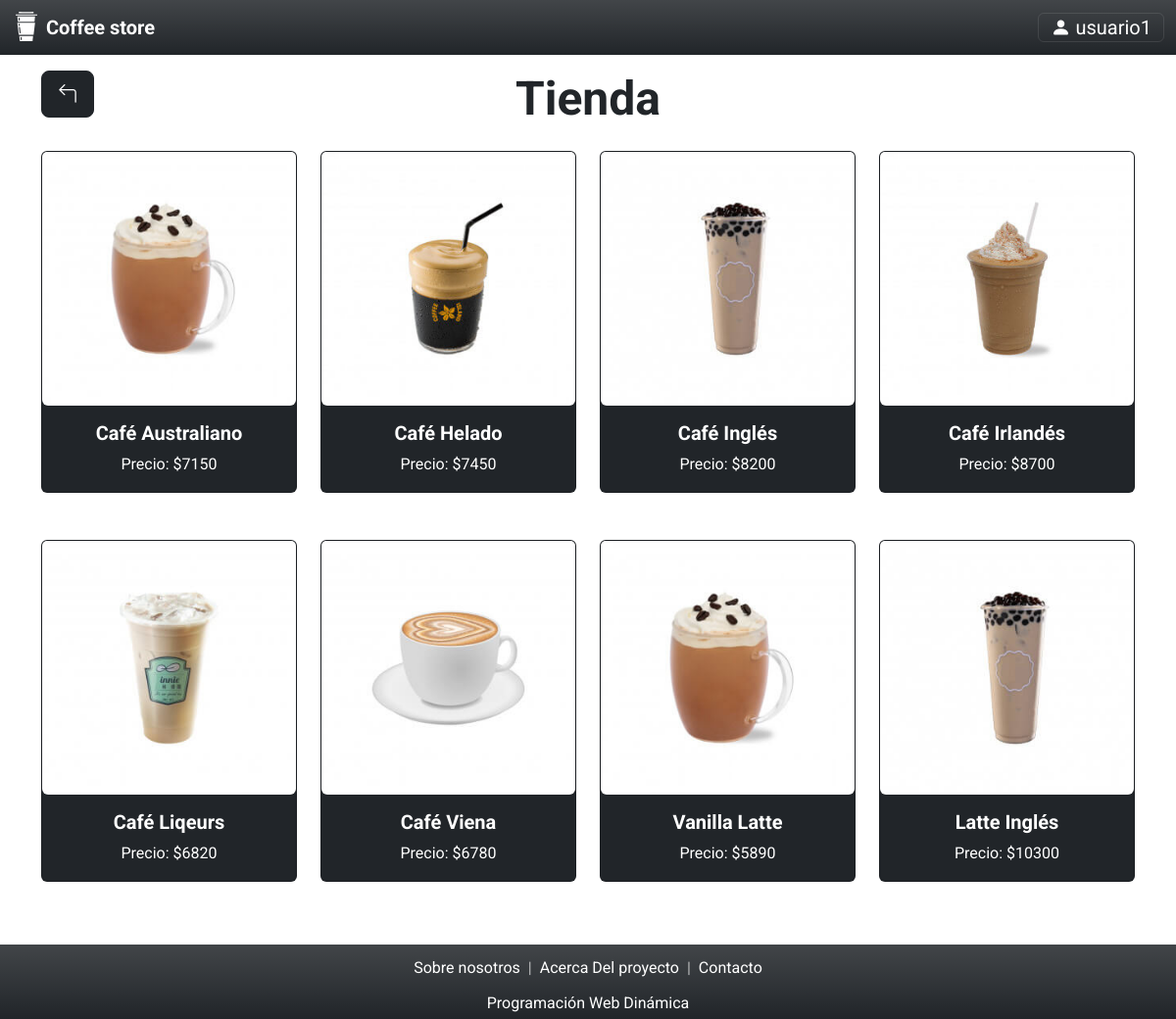
The page /vista/paginas/tienda.php?idrol=3 (signed in) on the database its author committed.
### tables this page shows
CREATE TABLE `usuario` (
  `idusuario` bigint(20) NOT NULL,
  `usnombre` varchar(50) NOT NULL,
  `uspass` varchar(32) NOT NULL,
  `usmail` varchar(50) NOT NULL,
  `usdeshabilitado` timestamp NULL DEFAULT NULL
);

CREATE TABLE `producto` (
  `idproducto` bigint(20) NOT NULL,
  `pronombre` varchar(100) NOT NULL,
  `prodetalle` varchar(512) NOT NULL,
  `proprecio` int(11) NOT NULL,
  `prodeshabilitado` timestamp NULL DEFAULT current_timestamp(),
  `procantstock` int(11) NOT NULL
);

### vista/paginas/tienda.php (the view, shortened to what the rows shown need)
<?php
include_once("../estructura/encabezadoPrivado.php");
if (!$permiso) {
    echo "<a class='btn btn-lg btn-dark text-center text-white float-start position-absolute d-flex justify-content-start mt-2' href='inicio.php'><i class='bi bi-arrow-90deg-left'></i></a>";
    echo "<br><br><br><h1 class='display-5 pb-3 fw-bold'>No puede acceder a la tienda ya que no tiene los permisos necesarios en su rol o el menú se encuentra deshabilitado.</h1>";
} else {
?>
    <h1 class="display-5 pb-3 fw-bold">Tienda</h1>
    <?php
    $objAbmProducto = new AbmProducto();
    $arregloProductos = $objAbmProducto->buscar(NULL);
    echo '<div class="row text-center">';
    foreach ($arregloProductos as $producto) {
        if ($producto->getProdeshabilitado() == NULL && $producto->getProcantstock() > 0) {
            echo "<div class='col-3 mb-5'>";
            echo "    <div class='card text-white bg-dark'>";
            $archivo = "../img/productos/" . $producto->getIdproducto() . ".jpg";
            if (file_exists($archivo)) {
                echo "    <img src='../img/productos/" . $producto->getIdproducto() . ".jpg' class='card-img-top rounded-bottom' alt='articulo de tienda'>";
            } else {
                echo "    <img src='../img/productos/0.jpg' class='card-img-top rounded-bottom' alt='articulo de tienda'>";
            }
            echo "        <div class='card-body'>";
            echo "            <h5 class='card-title fw-bolder'>" . $producto->getPronombre() . "</h5>";
            echo "            <p class='card-text'>Precio: $" . $producto->getProprecio() . "</p>";
            echo "        </div>";
            echo "    </div>";
            echo "</div>";
        }
    }
    echo '</div>';
    ?>
<?php
}
include_once("../estructura/pie.php");
?>

### vista/estructura/encabezadoPrivado.php (shortened to what the rows shown need)
<!DOCTYPE html>
<html lang="en">
<head>
    <link rel="stylesheet" href="../css/style.css">
    <link rel="stylesheet" href="../../util/jquery-easyui-1.10.17/themes/black/easyui.css">
    <link rel="stylesheet" href="../../util/jquery-easyui-1.10.17/themes/icon.css">
    <link rel="stylesheet" href="https://cdn.jsdelivr.net/npm/bootstrap-icons@1.11.1/font/bootstrap-icons.css">
    <link href="https://cdn.jsdelivr.net/npm/bootstrap@5.3.2/dist/css/bootstrap.min.css" rel="stylesheet">
</head>
<body>
    <?php
    $datos = data_submitted();
    $sesionActual = new Session();
    $roles = $sesionActual->getRol() ?? [];
    $rolActivo = NULL;
    if (count($roles) > 0) {
        if (isset($datos["idrol"])) {
            $sesionActual->establecerRolActivo($datos["idrol"]);
            $rolActivo = $sesionActual->obtenerRolActivo();
        } else {
            $rolActivo = $sesionActual->obtenerRolActivo();
        }
        $objAbmMenuRol = new AbmMenuRol();
        $arregloMenu = $objAbmMenuRol->buscar(['idrol' => $rolActivo->getIdrol()]);
        if (count($arregloMenu) > 0) {
            $ObjAbmMenu = new AbmMenu();
            $arregloMenuPadre = $ObjAbmMenu->buscar(['idmenu' => $rolActivo->getIdrol()]);
            if (is_array($arregloMenuPadre) && count($arregloMenuPadre) > 0) {
                $idMenuPadre = $arregloMenuPadre[0]->getIdmenu();
                $arregloSubMenu = $ObjAbmMenu->buscar(['idpadre' => $idMenuPadre]);
            } else {
                $arregloSubMenu = [];
            }
        } else {
            $arregloSubMenu = [];
        }
    } else {
        header("Location:../accion/cerrarSesion.php");
    }
    $ruta1 = $_SERVER['PHP_SELF'];
    $ruta1 = explode("/", $ruta1);
    $ruta2 = $ruta1[count($ruta1) - 1];
    $ruta2 = explode(".", $ruta2);
    if (isset($arregloSubMenu)) {
        $i = 0;
        $subMenuDeshabilitado = false;
        while (($i < count($arregloSubMenu)) && (!$subMenuDeshabilitado)) {
            $subMenuActual = $arregloSubMenu[$i];
            if ($subMenuActual->getMedeshabilitado() != 'null') {
                $subMenuDeshabilitado = true;
            }
            $i++;
        }
        $i = 0;
        $existeSubMenu = false;
        while (($i < count($arregloSubMenu)) && (!$existeSubMenu)) {
            $subMenuActual = $arregloSubMenu[$i];
            if ($subMenuActual->getMedescripcion() == $ruta2[0]) {
                $existeSubMenu = true;
            }
            $i++;
        }
    }
    foreach ($arregloMenu as $menu) {
        $idMenuYSubmenu = $menu->getObjMenu()->getIdmenu();
        $objAbmMenuRol2 = new AbmMenuRol();
        $arregloObjMenuRol2 = $objAbmMenuRol2->buscar(['idmenu' => $idMenuYSubmenu]);
        if (($menu->getObjMenu()->getMedescripcion() == $ruta2[0]) && ($menu->getObjMenu()->getMedeshabilitado() == NULL) && $rolActivo->getIdrol() == $arregloObjMenuRol2[0]->getObjRol()->getIdrol()) {
            $permiso = true;
        }
    }
    foreach ($arregloMenu as $menu) {
        $idMenuYSubmenu = $menu->getObjMenu()->getIdmenu();
        $objAbmMenuRol2 = new AbmMenuRol();
        $arregloObjMenuRol2 = $objAbmMenuRol2->buscar(['idmenu' => $idMenuYSubmenu]);
    }
    ?>
    <header>
        <nav class="navbar bg-dark bg-gradient navbar-dark fixed-top">
            <div class="container-fluid">
                <button
                    type="button"
                    class="navbar-toggler collapsed"
                    data-bs-target="#navbarNav"
                    data-bs-toggle="collapse"
                    aria-controls="navbarNav"
                    aria-expanded="false"
                    aria-label="Toggle navigation">
                    <span class="text-white bi bi-person-fill"> <?php echo $sesionActual->getUsuario()->getusnombre(); ?></span>
                </button>
            </div>
        </nav>
    </header>
    <section>
        <div class="content text-center w-100">
            <div class="container mt-2 d-grid gap-5">
                <div class="py-3">

### rows shown on the page
usuario: usnombre "usuario1"
producto: pronombre "Café Australiano", proprecio "7150"
producto: shows a picture, pronombre "Café Helado", proprecio "7450"
producto: pronombre "Café Inglés", proprecio "8200"
producto: shows a picture, pronombre "Café Irlandés", proprecio "8700"
producto: shows a picture, pronombre "Café Liqeurs", proprecio "6820"
producto: shows a picture, pronombre "Café Viena", proprecio "6780"
producto: pronombre "Vanilla Latte", proprecio "5890"
producto: pronombre "Latte Inglés", proprecio "10300"
